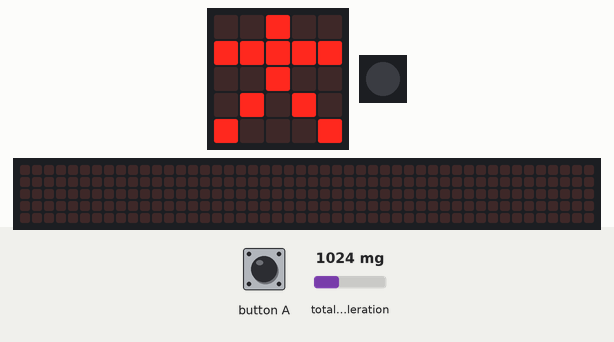
Simulated run of this program. Board: Calliope mini (MakeCode). On the bench: the board's 5×5 LED display, 1 RGB LEDs in strip order, left to right, a strip that is not on the board, showing the scrolling text unrolled. The inputs (shaded band) are chosen by the test bench; at power-on: total acceleration 1024 mg. The 48×5 strip is a reading aid, not a part: it shows the text the display is scrolling, unrolled, one strip-width of it at a time.

Above: at 0.1 s.
2.9 s: total acceleration set to 1467 mg
4.4 s: total acceleration set to 1522 mg
6.6 s: button A pressed for 0.15 s
At 6.84 s:
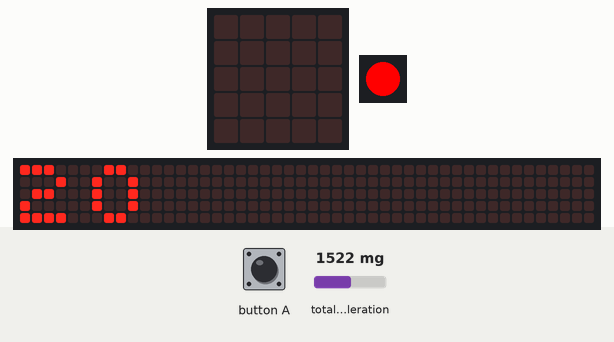
7.3 s: total acceleration set to 60 mg
At 9.22 s:
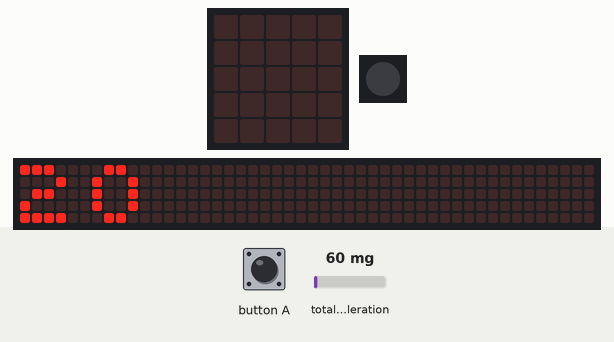
9.3 s: button A pressed for 0.15 s
At 9.8 s:
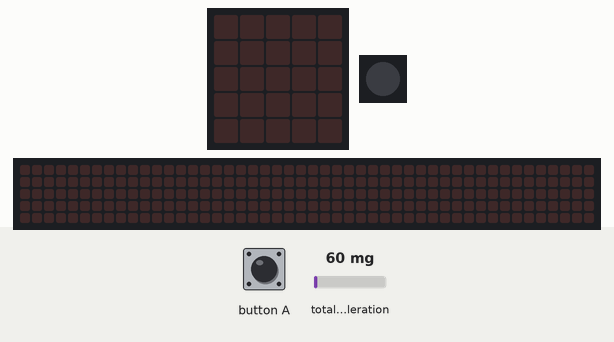
10.0 s: total acceleration set to 2250 mg
At 13.0 s:
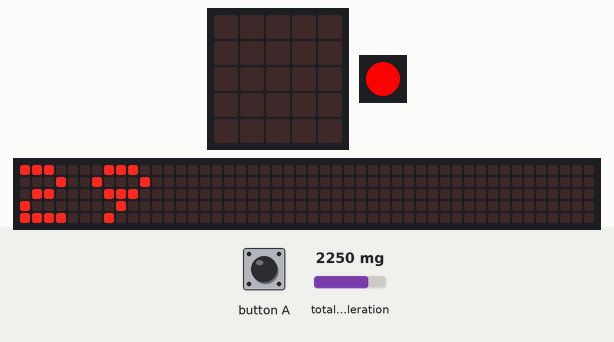
Timing chart, 0 to 15.7 s (numbered marks = the images above; inputs shaded):
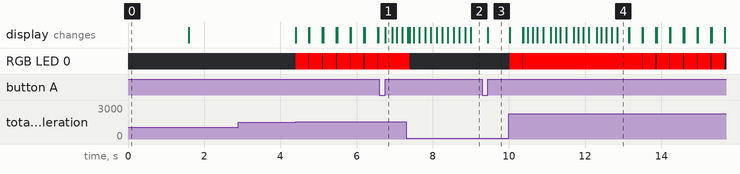

Measured:
- after the input at 2.9 s, every drawn part: stays the same
- after the input at 4.4 s, RGB LED 0: alternates RGB(255, 0, 0) for 0.34 s and off for 0.02 s, starting at once
- after the input at 6.6 s, the display: changes after 0.15 s (image 1)

The program:

main.ts
```typescript
input.onButtonEvent(Button.A, input.buttonEventClick(), function () {
    basic.showNumber(Schritte)
    basic.pause(1000)
    basic.clearScreen()
})
let Schritte = 0
basic.showIcon(IconNames.StickFigure)
basic.pause(1000)
basic.clearScreen()
Schritte = 0
basic.forever(function () {
    if (input.acceleration(Dimension.Strength) > 1500 && input.acceleration(Dimension.Strength) < 3000) {
        Schritte += 1
        basic.setLedColor(0xff0000)
        basic.pause(100)
        basic.turnRgbLedOff()
    }
})
```

test.ts
```typescript
// Hier kann man Tests durchführen; diese Datei wird nicht kompiliert, wenn dieses Paket als Erweiterung verwendet wird.
```
